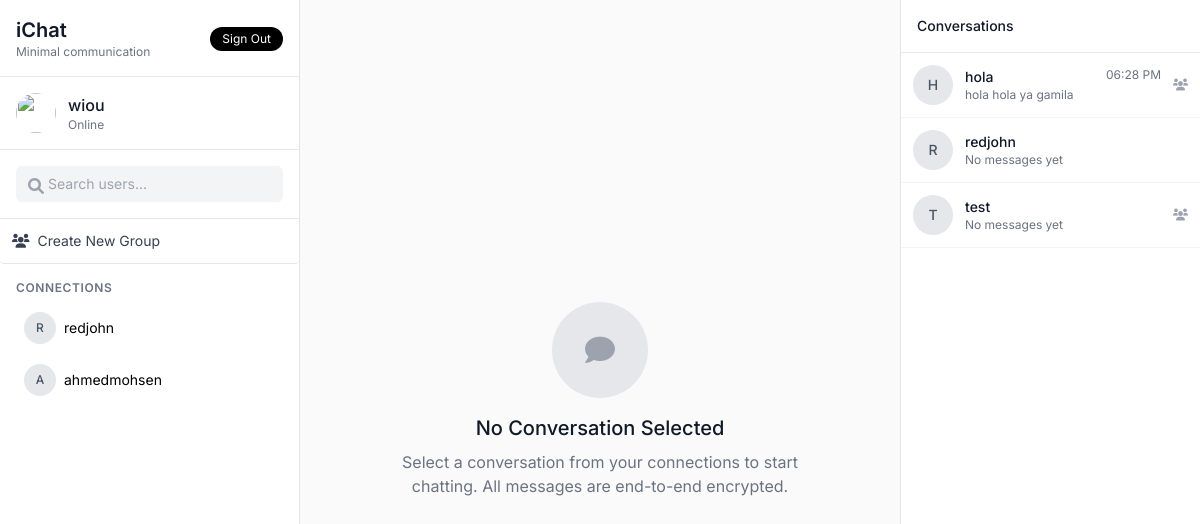
Page /chat.php (signed in) on the committed database.
### tables this page shows
CREATE TABLE `users` (
  `id` int(11) NOT NULL,
  `full_name` varchar(100) NOT NULL,
  `phone` varchar(20) NOT NULL,
  `address` text NOT NULL,
  `email` varchar(100) NOT NULL,
  `password` varchar(255) NOT NULL,
  `image_path` varchar(255) DEFAULT NULL,
  `email_verified_at` timestamp NULL DEFAULT NULL,
  `remember_token` varchar(100) DEFAULT NULL,
  `created_at` timestamp NOT NULL DEFAULT current_timestamp(),
  `updated_at` timestamp NOT NULL DEFAULT current_timestamp() ON UPDATE current_timestamp()
);

CREATE TABLE `conversations` (
  `id` int(11) NOT NULL,
  `created_at` timestamp NOT NULL DEFAULT current_timestamp(),
  `updated_at` timestamp NOT NULL DEFAULT current_timestamp() ON UPDATE current_timestamp(),
  `last_activity` timestamp NOT NULL DEFAULT current_timestamp(),
  `is_group` tinyint(1) DEFAULT 0,
  `group_id` int(11) DEFAULT NULL
);

### chat.php (the view, shortened to what this page needs)
<?php
require_once 'database.php';
$current_user_id = $_SESSION['user_id'];
$stmt = $pdo->prepare("
    SELECT u.id, u.full_name, u.email, u.image_path
    FROM user_relationships ur
    JOIN users u ON (
        (ur.user_id = u.id AND ur.related_user_id = ?) OR
        (ur.related_user_id = u.id AND ur.user_id = ?)
    )
    WHERE ur.status = 'accepted'
");
$stmt->execute([$current_user_id, $current_user_id]);
$connections = $stmt->fetchAll();
$stmt = $pdo->prepare("
    SELECT
        c.id,
        c.is_group,
        IF(c.is_group, g.name, u.full_name) AS display_name,
        IF(c.is_group, g.image_path, u.image_path) AS image_path,
        (SELECT content FROM messages WHERE conversation_id = c.id ORDER BY sent_at DESC LIMIT 1) AS last_message,
        (SELECT sent_at FROM messages WHERE conversation_id = c.id ORDER BY sent_at DESC LIMIT 1) AS last_message_time,
        IF(c.is_group, NULL, u.id) AS other_user_id,
        IF(c.is_group, g.id, NULL) AS group_id
    FROM conversation_participants cp
    JOIN conversations c ON cp.conversation_id = c.id
    LEFT JOIN groups g ON c.group_id = g.id AND c.is_group = TRUE
    LEFT JOIN conversation_participants cp2 ON cp2.conversation_id = c.id AND cp2.user_id != ?
    LEFT JOIN users u ON cp2.user_id = u.id AND c.is_group = FALSE
    WHERE cp.user_id = ?
    GROUP BY c.id
    ORDER BY last_message_time DESC
");
$stmt->execute([$current_user_id, $current_user_id]);
$conversations = $stmt->fetchAll();
?>
<!DOCTYPE html>
<html lang="en">
<head>
    <script src="https://cdn.tailwindcss.com"></script>
    <link rel="stylesheet" href="https://cdnjs.cloudflare.com/ajax/libs/font-awesome/6.0.0/css/all.min.css">
</head>
<body class="bg-gray-50">
    <div class="flex h-screen">
        <div class="w-1/4 sidebar flex flex-col">
            <div class="p-4 border-b border-gray-200 flex justify-between items-center">
                <div>
                    <h1 class="text-xl font-semibold text-gray-900">iChat</h1>
                    <p class="text-xs text-gray-500">Minimal communication</p>
                </div>
                <form action="logout.php" method="POST">
                    <button type="submit" class="text-xs btn-primary px-3 py-1 rounded-full hover:bg-gray-800 transition-colors">
                        Sign Out
                    </button>
                </form>
            </div>
            <div class="p-4 border-b border-gray-200 flex items-center space-x-3">
                <?php if ($_SESSION['user_image']): ?>
                    <img src="<?= htmlspecialchars($_SESSION['user_image']) ?>" class="w-10 h-10 rounded-full">
                <?php endif; ?>
                <div>
                    <p class="font-medium text-gray-900"><?= htmlspecialchars($_SESSION['user_name']) ?></p>
                    <p class="text-xs text-gray-500">Online</p>
                </div>
            </div>
            <div class="p-4 border-b border-gray-200">
                <form method="GET" class="relative">
                    <input type="text" name="search" placeholder="Search users..."
                           class="w-full pl-8 pr-3 py-2 bg-gray-100 rounded-md focus:outline-none focus:ring-1 focus:ring-gray-300 text-sm">
                    <i class="fas fa-search absolute left-3 top-3 text-gray-400"></i>
                </form>
            </div>
            <nav class="flex-1 overflow-y-auto">
                <button onclick="openGroupModal()" class="w-full text-left flex items-center p-3 hover:bg-gray-50 rounded text-sm text-gray-700 border-b border-gray-200">
                    <i class="fas fa-users mr-2"></i> Create New Group
                </button>
                <div class="p-4">
                    <h2 class="text-xs font-semibold text-gray-500 uppercase tracking-wider mb-2">Connections</h2>
                    <div class="space-y-1">
                        <?php if (empty($connections)): ?>
                            <p class="text-sm text-gray-500 py-2">No connections yet</p>
                        <?php else: ?>
                            <?php foreach ($connections as $connection): ?>
                                <form method="POST">
                                    <button type="submit" name="start_chat" class="w-full text-left flex items-center p-2 hover:bg-gray-50 rounded">
                                        <?php if ($connection['image_path']): ?>
                                            <img src="<?= htmlspecialchars($connection['image_path']) ?>" class="w-8 h-8 rounded-full mr-2">
                                        <?php else: ?>
                                            <div class="w-8 h-8 rounded-full bg-gray-200 flex items-center justify-center mr-2">
                                                <span class="text-gray-600 text-xs font-medium">
                                                    <?= strtoupper(substr($connection['full_name'], 0, 1)) ?>
                                                </span>
                                            </div>
                                        <?php endif; ?>
                                        <span class="text-sm"><?= htmlspecialchars($connection['full_name']) ?></span>
                                    </button>
                                </form>
                            <?php endforeach; ?>
                        <?php endif; ?>
                    </div>
                </div>
            </nav>
        </div>
        <div class="flex-1 flex flex-col chat-area">
            <?php if (isset($_GET['conversation'])): ?>
                <div id="group-info-panel" class="p-4 border-b border-gray-200 bg-white hidden">
                </div>
                <div id="messages-container" class="flex-1 p-6 overflow-y-auto space-y-4">
                </div>
                <div class="p-4 border-t border-gray-200 bg-white">
                    <form id="message-form" class="flex items-center space-x-2" enctype="multipart/form-data">
                        <input type="hidden" name="conversation_id" value="<?= htmlspecialchars($_GET['conversation']) ?>">
                        <input type="file" name="file" id="file-upload" style="display: none;">
                        <label for="file-upload" class="w-10 h-10 flex items-center justify-center text-gray-500 hover:text-gray-700 cursor-pointer">
                            <i class="fas fa-paperclip"></i>
                        </label>
                        <div id="file-preview" class="flex items-center">
                            <span id="file-name" class="text-sm mr-2"></span>
                            <button type="button" onclick="clearFile()" class="text-red-500">
                                <i class="fas fa-times"></i>
                            </button>
                        </div>
                        <input type="text" name="message" placeholder="iMessage"
                               class="flex-grow px-4 py-2 bg-gray-100 rounded-full focus:outline-none focus:ring-1 focus:ring-gray-300">
                        <button type="submit" class="w-10 h-10 btn-primary rounded-full flex items-center justify-center hover:bg-gray-800">
                            <i class="fas fa-paper-plane text-white"></i>
                        </button>
                    </form>
                </div>
            <?php else: ?>
                <div class="flex-1 flex flex-col items-center justify-center text-center p-6">
                    <div class="w-24 h-24 bg-gray-200 rounded-full flex items-center justify-center mb-4">
                        <i class="fas fa-comment text-gray-400 text-3xl"></i>
                    </div>
                    <h2 class="text-xl font-medium text-gray-900 mb-2">No Conversation Selected</h2>
                    <p class="text-gray-500 max-w-md">Select a conversation from your connections to start chatting. All messages are end-to-end encrypted.</p>
                </div>
            <?php endif; ?>
        </div>
        <div class="w-1/4 conversation-list">
            <div class="p-4 border-b border-gray-200">
                <h2 class="text-sm font-medium text-gray-900">Conversations</h2>
            </div>
            <div class="overflow-y-auto" style="height: calc(100vh - 60px);">
                <?php if (empty($conversations)): ?>
                    <div class="p-6 text-center">
                        <p class="text-sm text-gray-500">No conversations yet</p>
                    </div>
                <?php else: ?>
                    <?php foreach ($conversations as $conv): ?>
                        <a href="chat.php?conversation=<?= $conv['id'] ?>" class="block p-3 border-b border-gray-100 hover:bg-gray-50">
                            <div class="flex items-center space-x-3">
                                <?php if ($conv['image_path']): ?>
                                    <img src="<?= htmlspecialchars($conv['image_path']) ?>" class="w-10 h-10 rounded-full">
                                <?php else: ?>
                                    <div class="w-10 h-10 rounded-full bg-gray-200 flex items-center justify-center">
                                        <span class="text-gray-600 text-sm font-medium">
                                            <?= strtoupper(substr($conv['display_name'], 0, 1)) ?>
                                        </span>
                                    </div>
                                <?php endif; ?>
                                <div class="flex-1 min-w-0">
                                    <div class="flex justify-between">
                                        <p class="text-sm font-medium text-gray-900 truncate"><?= htmlspecialchars($conv['display_name']) ?></p>
                                        <span class="text-xs text-gray-500">
                                            <?= $conv['last_message_time'] ? date('h:i A', strtotime($conv['last_message_time'])) : '' ?>
                                        </span>
                                    </div>
                                    <p class="text-xs text-gray-500 truncate">
                                        <?= $conv['last_message'] ? htmlspecialchars($conv['last_message']) : 'No messages yet' ?>
                                    </p>
                                </div>
                                <?php if ($conv['is_group']): ?>
                                    <i class="fas fa-users text-gray-400 text-xs"></i>
                                <?php endif; ?>
                            </div>
                        </a>
                    <?php endforeach; ?>
                <?php endif; ?>
            </div>
        </div>
    </div>
</body>
</html>

### chat.php (style rules this page uses)
body { font-family: 'Inter', -apple-system, BlinkMacSystemFont, sans-serif; background-color: #f5f5f7; }
.sidebar { background-color: #ffffff; border-right: 1px solid #e5e5e5; }
.chat-area { background-color: #fafafa; }
.conversation-list { background-color: #ffffff; border-left: 1px solid #e5e5e5; }
.btn-primary { background-color:rgb(0, 0, 0); color: #ffffff; }

### rows in the picture
users: full_name "R", full_name "redjohn"
users: full_name "A", full_name "ahmedmohsen"
conversations: display_name "H", display_name "hola", last_message_time "06:28 PM", last_message "hola hola ya gamila", is_group 1 (drawn)
conversations: display_name "R", display_name "redjohn", shows "No messages yet"
conversations: display_name "T", display_name "test", shows "No messages yet", is_group 1 (drawn)

### other values in the picture
$_SESSION['user_name'] "wiou"
